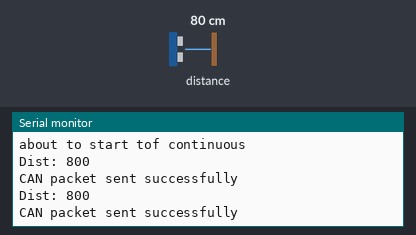
A sketch run on a simulated Arduino Uno, built with avr-gcc and run on an emulated ATmega328P. Shown: the last lines printed to the serial monitor. The inputs (shaded band) are chosen by the test bench; at power-on: distance to the obstacle 80 cm.

Above: at 1.2 s.
1.3 s: distance to the obstacle set to 2 cm
At 2.6 s:
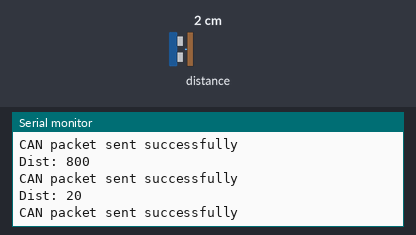
2.8 s: distance to the obstacle set to 4 cm
At 4.0 s:
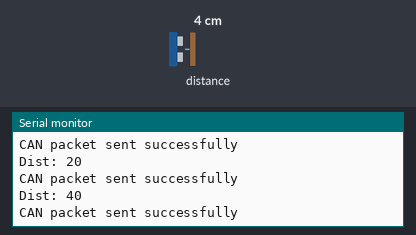
Timing chart, 0 to 5.8 s (numbered marks = the images above; inputs shaded):
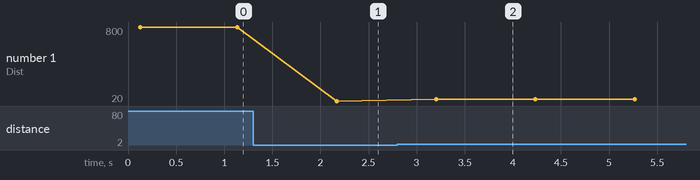

Measured:
- after the input at 1.3 s, the serial monitor: prints a new line after 0.87 s (image 1)
- after the input at 2.8 s, the serial monitor: prints a new line after 0.40 s (image 2)
- plotted number 1: 800 → 20 after the input at 1.3 s, 20 → 40 after the input at 2.8 s

The sketch:

TimeOfFlightNode.ino
```cpp
// (licence header left out)
#include <Wire.h>
#include <VL53L0X.h>
#include <CAN.h>

// Constants
const int RETRY_DELAY_MS = 2000;
const int LOOP_DELAY_MS = 1000;
const long CAN_SPEED = 500E3; // communication speed for the CAN bus, set to 500 kbps, which is a standard speed for many CAN networks.

// Globals
VL53L0X g_tofSensor;
bool g_canActive    = false; // flag indicating whether the CAN bus is active and ready for communication.
long g_canID        = 0x10; //  identifier for CAN packets sent from this device, ensuring that messages can be correctly routed and recognized in the network.

void setup() {
  Serial.println("start of setup");
  Serial.begin(9600);
  Wire.begin();

  // Initialize CAN bus
  Serial.println("pre initCAN");
  initCAN();
  Serial.println("post initCAN");

  setupToF();
}

void loop() {
  uint16_t distance;

  // Init CAN if not already active
  if (!g_canActive) {
    initCAN();
  }

  distance = g_tofSensor.readRangeContinuousMillimeters();

  Serial.print("Dist: ");
  Serial.println(distance);

  // Check for timeout
  if (g_tofSensor.timeoutOccurred()) {
    Serial.println("sensor Timeout");
    return; // Do not proceed with sending if there's a sensor timeout.
  }

  if (g_canActive) {
    sendDistanceOverCAN(distance);
  }
  delay(LOOP_DELAY_MS);
}

/*
  Init CAN
*/
void initCAN() {
  if (!CAN.begin(CAN_SPEED)) {
    Serial.println("Starting CAN failed!");
    g_canActive = false;
  } else {
    Serial.println("CAN started successfully");
    g_canActive = true;
  }
}

/*
  Setup ToF sensor
*/
void setupToF() {
  Serial.println("in setup ToF");
  g_tofSensor.setTimeout(1000);

  Serial.println("before the while loop");
  while (!g_tofSensor.init()) {
      Serial.println("Failed to detect and initialize sensor!");
      delay(RETRY_DELAY_MS);
  }

  Serial.println("about to start tof continuous");
  g_tofSensor.startContinuous();
}

/*
  Send sensor reading to CAN bus.  Packages the distance data into a CAN
  message and sending it over the network. This includes formatting the
  data correctly according to CAN protocol standards and handling any
  errors that may occur during transmission.
*/
void sendDistanceOverCAN(uint16_t distance) {
  byte canData[2] = {0};
  bool rtr        = false;
  int dlc         = sizeof (canData);

  canData[0] = distance & 0xFF;        // LSB of distance
  canData[1] = (distance >> 8) & 0xFF; // MSB of distance

  if (!CAN.beginPacket(g_canID, dlc, rtr)) {
    Serial.println("CAN begin failed");
    g_canActive = false;
  }
  else if (!CAN.write(canData, 2)){
    Serial.println("CAN write failed");
    g_canActive = false;
  }
  else if (!CAN.endPacket()) {
    Serial.println("CAN end failed");
    Serial.print("CAN dlc: ");
    Serial.println(dlc);
    g_canActive = false;
  } else {
    Serial.println("CAN packet sent successfully");
  }
}
```
